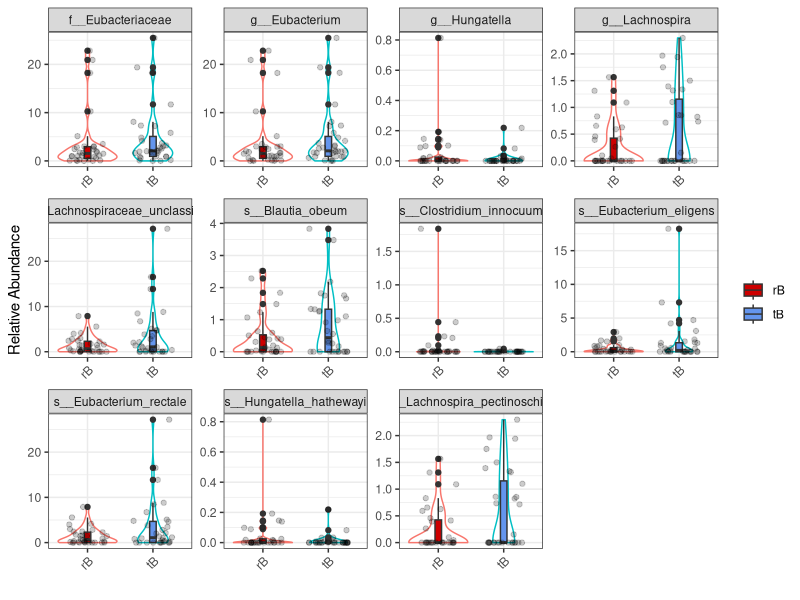
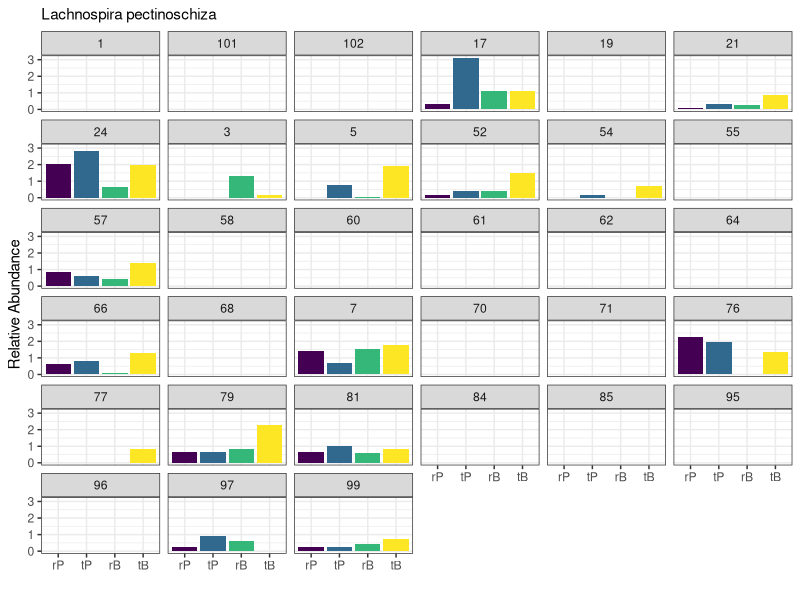
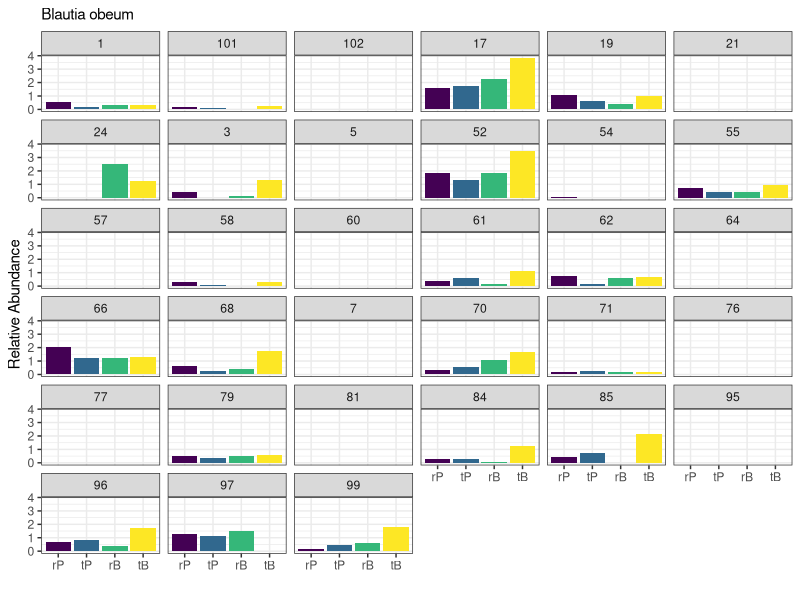
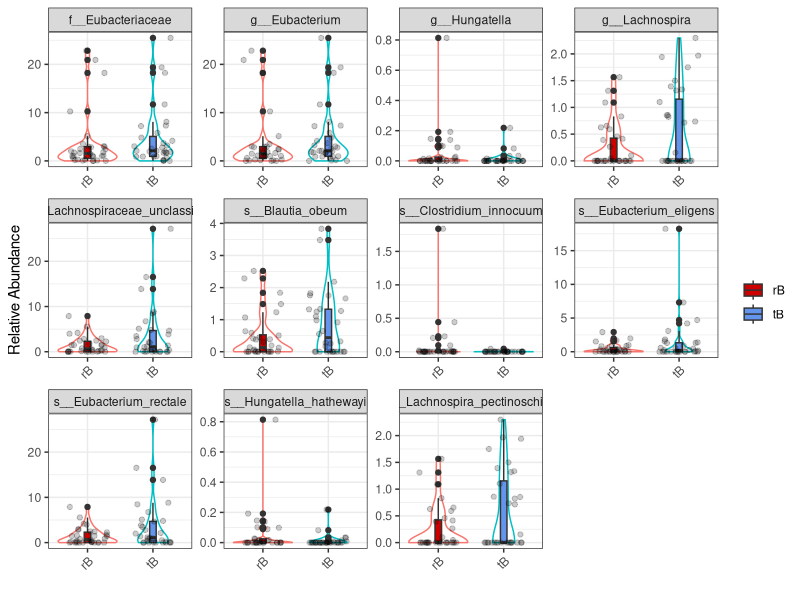
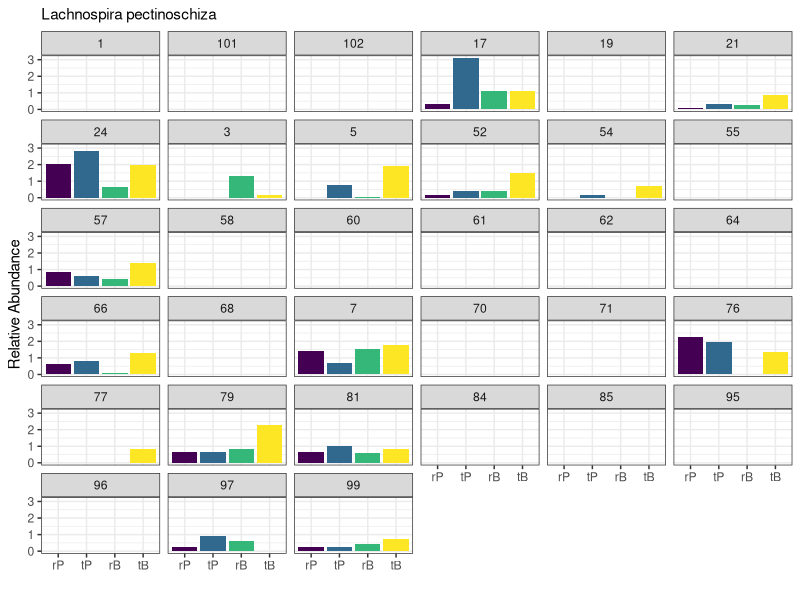
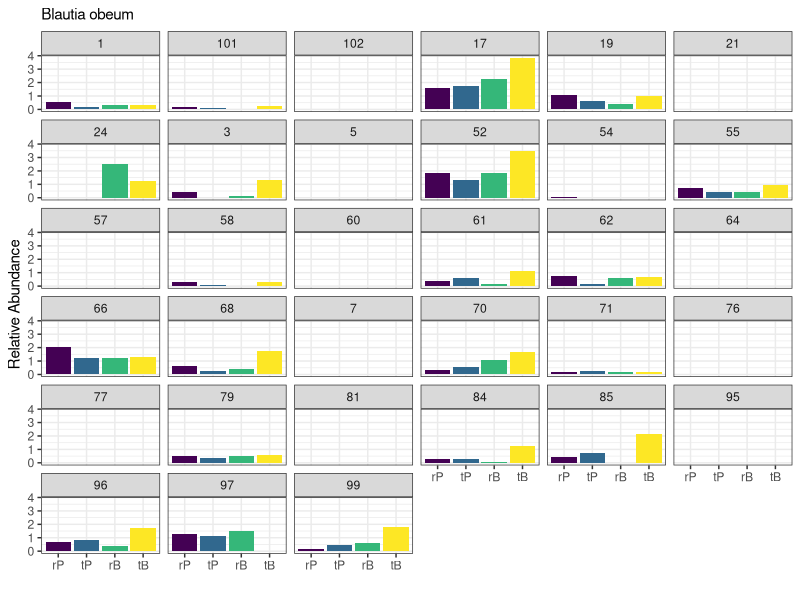
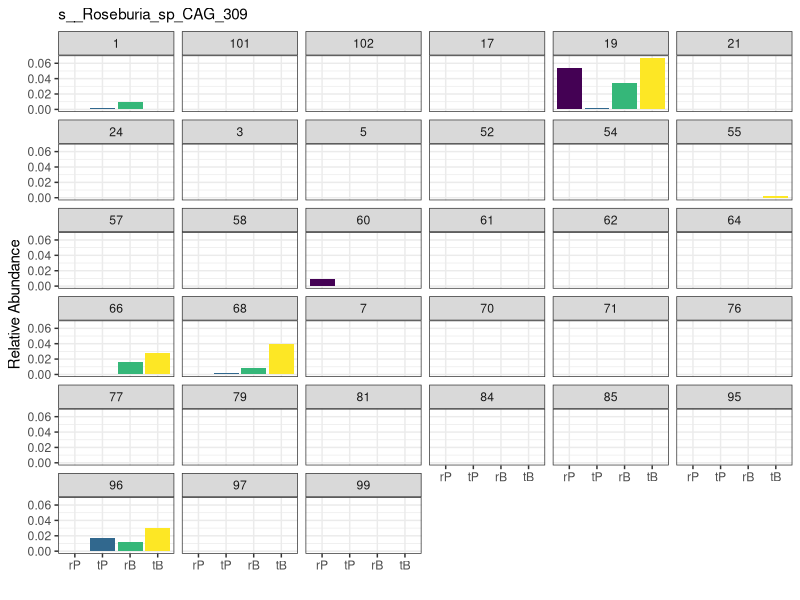

Source code (R) for these figures, in order:
## ---- chunk 1
knitr::opts_chunk$set(echo = TRUE)

library(tidyverse)
library(reshape2)
## ---- chunk 2
king <- read.csv("../data/derived/RelAbun/RelAbun_king.csv", row.names = 1)
phyl <- read.csv("../data/derived/RelAbun/RelAbun_phyl.csv",row.names = 1)
class <- read.csv("../data/derived/RelAbun/RelAbun_class.csv",row.names = 1)
ord <- read.csv("../data/derived/RelAbun/RelAbun_ord.csv", row.names = 1)
fam <- read.csv("../data/derived/RelAbun/RelAbun_fam.csv", row.names = 1)
gen <- read.csv("../data/derived/RelAbun/RelAbun_gen.csv", row.names = 1)
spec <- read.csv("../data/derived/RelAbun/RelAbun_spec.csv", row.names = 1)
## ---- chunk 3
run_wilcox <- function(level, str1, str2){
  microbes <- colnames(level)
  tableOfResults<-data.frame(var=microbes)
  tableOfResults$p_wilcox <- NA
  rownames(tableOfResults) <- microbes

  tempR <- filter(level, grepl(str1, rownames(level)))
  tempT <- filter(level, grepl(str2, rownames(level)))

  for(mic in colnames(level)){
    x <- tempR[, mic]
    y <- tempT[, mic]
    thiscommand <- paste("thiswilcox <- wilcox.test(x, y, paired = TRUE)")
    eval(parse(text = thiscommand))
    tableOfResults[mic, "p_wilcox"] <- thiswilcox$p.value
}
  tableOfResults <- tableOfResults %>% select(p_wilcox)
  return(tableOfResults)
}
## ---- chunk 4
get_direction <- function(df, mic){
  temp <- allMics %>%
  group_by(time) %>%
  summarize(mean(eval(as.name(mic))))
  
  dif <- as.double(temp[3,2] - temp[1,2])
  if(dif > 0){
    df[mic, "direction"] <- "increase"
  }else{
    df[mic, "direction"] <- "decrease"
  }
  return(df)
}
## ---- chunk 5
spec_dif <- run_wilcox(spec, "rB", "tB")
gen_dif <- run_wilcox(gen, "rB", "tB")
fam_dif <- run_wilcox(fam, "rB", "tB")
ord_dif <- run_wilcox(ord, "rB", "tB")
class_dif <- run_wilcox(class, "rB", "tB")
phyl_dif <- run_wilcox(phyl, "rB", "tB")
king_dif <- run_wilcox(king, "rB", "tB")

#combine and filter to p-value < 0.05
BRBresults <- rbind(king_dif, phyl_dif, class_dif, ord_dif, fam_dif, gen_dif, spec_dif) %>% filter(p_wilcox < 0.05)
## ---- chunk 6
spec_dif <- run_wilcox(spec, "rP", "tP")
gen_dif <- run_wilcox(gen, "rP", "tP")
fam_dif <- run_wilcox(fam, "rP", "tP")
ord_dif <- run_wilcox(ord, "rP", "tP")
class_dif <- run_wilcox(class, "rP", "tP")
phyl_dif <- run_wilcox(phyl, "rP", "tP")
king_dif <- run_wilcox(king, "rP", "tP")

#combine and filter to p-value < 0.05
resultsPlacebo <- rbind(king_dif, phyl_dif, class_dif, ord_dif, fam_dif, gen_dif, spec_dif) %>% filter(p_wilcox < 0.05)
## ---- chunk 7
BRBresults$direction <- NA

allMics <- cbind(king, phyl, class, ord, fam, gen, spec)
  
allMics <- allMics %>%
  mutate(time = rownames(allMics)) %>%
  mutate(time = substr(time, nchar(time)-1, nchar(time)))

for (microbe in rownames(BRBresults)) {
  BRBresults <- get_direction(BRBresults, microbe)
}
## ---- chunk 8
write.csv(BRBresults, "../data/derived/03-28-22_BRBmicrobiomeResults.csv")
## ---- chunk 9
for (microbe in rownames(resultsPlacebo)) {
  resultsPlacebo <- get_direction(resultsPlacebo, microbe)
}
## ---- chunk 10
write.csv(resultsPlacebo, "../data/derived/03-28-22_PlaceboMicrobiomeResults.csv")
## ---- chunk 11
sigMics <- allMics[, which((colnames(allMics) %in% rownames(BRBresults))==TRUE)]
sigMics <- sigMics %>%
  mutate(time = rownames(sigMics)) %>%
  mutate(time = substr(time, nchar(time)-1, nchar(time))) %>%
  filter(time == "rB" | time == "tB")
  
sigMics <- melt(sigMics)

bp <- 
  sigMics %>%
  ggplot(aes(x=time, y=value)) + 
  geom_violin(aes(color = time), show.legend = FALSE) +
  geom_boxplot(aes(fill=time), width = 0.1) + 
  geom_jitter(alpha = 0.2, width = 0.3) +
  xlab("") + ylab("Relative Abundance") + 
  labs(fill = "") + 
  theme_bw() +
  theme(axis.text.x = element_text(angle = 45, hjust=1)) + 
  scale_fill_manual(values=c("red3", "cornflowerblue")) + 
  facet_wrap(. ~ variable, scales = "free", ncol = 4)
  
bp

ggsave(filename = "../figures/aacr22_microbiomeBP.png", plot = bp, width = 12, height = 5.5, dpi = 300)
## ---- chunk 12
aml <- allMics %>%
  rownames_to_column("id") %>%
  separate("id", into = c("ptid", "study_visit")) %>%
  gather(-ptid, -study_visit, key = "microbe", value = "relAbun") %>%
  mutate(study_visit = fct_relevel(study_visit, c("rP", "tP", "rB", "tB"))) %>%
  mutate(relAbun = as.numeric(relAbun))


## ---- chunk 13
aml %>%
  filter(microbe == "s__Lachnospira_pectinoschiza") %>%
  ggplot(aes(x = study_visit, y = relAbun)) +
  geom_bar(stat = "identity", aes(fill = study_visit), show.legend = FALSE) +
  scale_fill_viridis_d() +
  theme_bw() +
  labs(x = "",
       y = "Relative Abundance",
       subtitle = "Lachnospira pectinoschiza") +
  facet_wrap(~ptid)

ggsave("../figures/Lachnospira_pectinoschiza_abundance_bar_all.png",
       height = 7.5, width = 10)
## ---- chunk 14
aml %>%
  filter(microbe == "s__Blautia_obeum") %>%
  ggplot(aes(x = study_visit, y = relAbun)) +
  geom_bar(stat = "identity", aes(fill = study_visit), show.legend = FALSE) +
  scale_fill_viridis_d() +
  theme_bw() +
  labs(x = "",
       y = "Relative Abundance",
       subtitle = "Blautia obeum") +
  facet_wrap(~ptid)

ggsave("../figures/Blautia_obeum_abundance_bar_all.png",
       height = 7.5, width = 10)
## ---- chunk 15
plotMicrobe <- function(df, name){
  p <- 
    df %>%
    filter(microbe == name) %>%
    ggplot(aes(x = study_visit, y = relAbun)) +
    geom_bar(stat = "identity", aes(fill = study_visit), show.legend = FALSE) +
    scale_fill_viridis_d() +
    theme_bw() +
    labs(x = "",
         y = "Relative Abundance",
         subtitle = name) +
    facet_wrap(~ptid)
  p

ggsave(paste0("../figures/", name, "_abundance_bar_all.png"),
       height = 7.5, width = 10)
  
}

plotMicrobe(aml, "s__Roseburia_sp_CAG_309")
